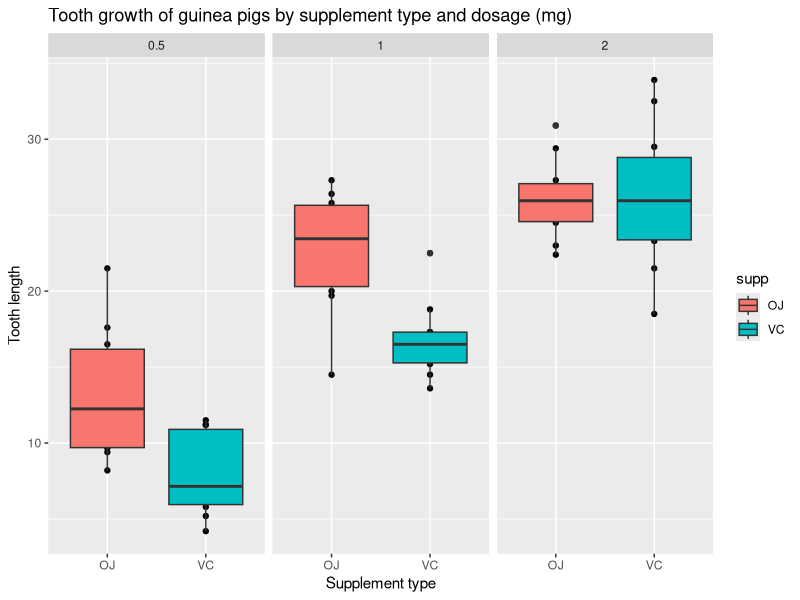

Recreate this plot in R.
## ---- chunk 1
knitr::opts_chunk$set(echo = TRUE)
## ---- chunk 2
library(datasets)

data(ToothGrowth)
## ---- chunk 3
dim(ToothGrowth)

str(ToothGrowth)

head(ToothGrowth)

summary(ToothGrowth)
## ---- chunk 4
library(ggplot2)

qplot(supp,len,data=ToothGrowth, facets=~dose, main="Tooth growth of guinea pigs by supplement type and dosage (mg)",xlab="Supplement type", ylab="Tooth length") + geom_boxplot(aes(fill = supp))
## ---- chunk 5
OJ = ToothGrowth$len[ToothGrowth$supp == 'OJ']
VC = ToothGrowth$len[ToothGrowth$supp == 'VC']

t.test(OJ, VC, alternative = "greater", paired = FALSE, var.equal = FALSE, conf.level = 0.95)
## ---- chunk 6
OJ2mg = ToothGrowth$len[ToothGrowth$supp == 'OJ' & ToothGrowth$dose == 2]
VC2mg = ToothGrowth$len[ToothGrowth$supp == 'VC' & ToothGrowth$dose == 2]

t.test(OJ2mg, VC2mg, alternative = "two.sided", paired = FALSE, var.equal = FALSE, conf.level = 0.95)
## ---- chunk 7
dose05 = ToothGrowth$len[ToothGrowth$dose == '0.5']
dose10 = ToothGrowth$len[ToothGrowth$dose == '1']
dose20 = ToothGrowth$len[ToothGrowth$dose == '2']

t.test(dose10, dose05, alternative = "greater", paired = FALSE, var.equal = FALSE, conf.level = 0.95)

t.test(dose20, dose10, alternative = "greater", paired = FALSE, var.equal = FALSE, conf.level = 0.95)
